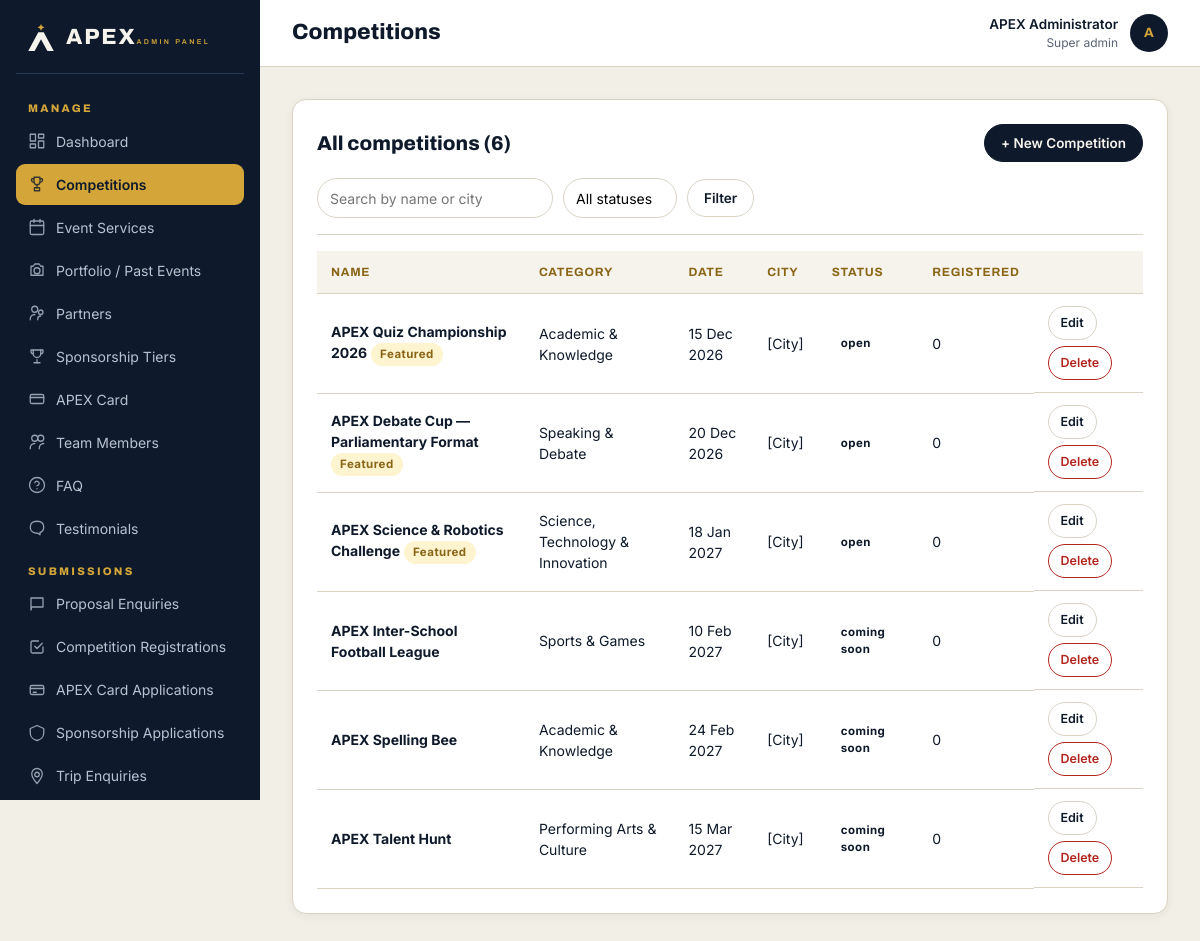
/admin/competitions/index.php (signed in), run on the app's committed database.
### tables this page shows
CREATE TABLE `competitions` (
  `id` INT UNSIGNED NOT NULL AUTO_INCREMENT,
  `name` VARCHAR(200) NOT NULL,
  `slug` VARCHAR(220) NOT NULL UNIQUE,
  `category_id` INT UNSIGNED NULL,
  `description` TEXT NULL,
  `eligibility` VARCHAR(400) NULL,
  `level` VARCHAR(80) NULL,
  `team_size` VARCHAR(80) NULL,
  `event_date` DATE NULL,
  `event_end_date` DATE NULL,
  `registration_deadline` DATE NULL,
  `venue` VARCHAR(200) NULL,
  `city` VARCHAR(80) NULL,
  `entry_fee` VARCHAR(80) NULL,
  `prizes` VARCHAR(400) NULL,
  `registration_status` ENUM('open','closing_soon','closed','coming_soon') NOT NULL DEFAULT 'open',
  `is_featured` TINYINT(1) NOT NULL DEFAULT 0,
  `cover_image` VARCHAR(255) NULL,
  `rules_pdf` VARCHAR(255) NULL,
  `created_at` DATETIME NOT NULL DEFAULT CURRENT_TIMESTAMP,
  `updated_at` DATETIME NOT NULL DEFAULT CURRENT_TIMESTAMP ON UPDATE CURRENT_TIMESTAMP,
  PRIMARY KEY (`id`),
  KEY `idx_category` (`category_id`),
  KEY `idx_date` (`event_date`),
  KEY `idx_status` (`registration_status`),
  CONSTRAINT `fk_comp_cat` FOREIGN KEY (`category_id`) REFERENCES `competition_categories`(`id`) ON DELETE SET NULL
);

CREATE TABLE `competition_categories` (
  `id` INT UNSIGNED NOT NULL AUTO_INCREMENT,
  `name` VARCHAR(120) NOT NULL,
  `slug` VARCHAR(140) NOT NULL UNIQUE,
  `description` VARCHAR(400) NULL,
  `icon` VARCHAR(80) NULL,
  `sort_order` INT NOT NULL DEFAULT 0,
  `is_active` TINYINT(1) NOT NULL DEFAULT 1,
  PRIMARY KEY (`id`)
);

### includes/functions.php (called while the page is built, shortened)
<?php
if (!function_exists('e')) {
    function e($v): string {
        return htmlspecialchars((string)$v, ENT_QUOTES | ENT_SUBSTITUTE, 'UTF-8');
    }
}
if (!function_exists('format_date')) {
    function format_date(?string $date, string $format = 'j M Y'): string {
        try {
            return (new DateTime($date))->format($format);
        } catch (Throwable $e) { return $date; }
    }
}

### config/database.php (called while the page is built)
<?php
$dbConfig = [
    'host'     => $_ENV['DB_HOST']     ?? getenv('DB_HOST')     ?: 'localhost',
    'name'     => $_ENV['DB_NAME']     ?? getenv('DB_NAME')     ?: 'apex_db',
    'user'     => $_ENV['DB_USER']     ?? getenv('DB_USER')     ?: 'root',
    'pass'     => $_ENV['DB_PASS']     ?? getenv('DB_PASS')     ?: '',
    'charset'  => 'utf8mb4',
    'port'     => $_ENV['DB_PORT']     ?? getenv('DB_PORT')     ?: 3306,
];
function db(): PDO
{
    static $pdo = null;
    if ($pdo instanceof PDO) {
        return $pdo;
    }
    global $dbConfig;
    $dsn = sprintf(
        'mysql:host=%s;port=%d;dbname=%s;charset=%s',
        $dbConfig['host'], (int)$dbConfig['port'], $dbConfig['name'], $dbConfig['charset']
    );
    try {
        $pdo = new PDO($dsn, $dbConfig['user'], $dbConfig['pass'], [
            PDO::ATTR_ERRMODE            => PDO::ERRMODE_EXCEPTION,
            PDO::ATTR_DEFAULT_FETCH_MODE => PDO::FETCH_ASSOC,
            PDO::ATTR_EMULATE_PREPARES   => false,
            PDO::MYSQL_ATTR_INIT_COMMAND => "SET NAMES 'utf8mb4' COLLATE 'utf8mb4_unicode_ci'",
        ]);
    } catch (PDOException $e) {
        http_response_code(500);
        if (!empty($_ENV['APP_DEBUG']) || getenv('APP_DEBUG') === 'true') {
            exit('Database connection failed: ' . htmlspecialchars($e->getMessage()));
        }
        error_log('[APEX] DB connection failed: ' . $e->getMessage());
        exit('We could not connect to the database right now. Please try again shortly.');
    }
    return $pdo;
}

### includes/auth.php (called while the page is built, shortened)
<?php
function admin_user(): ?array
{
    try {
        $stmt = db()->prepare('SELECT id,name,email,role,is_active FROM admins WHERE id=? LIMIT 1');
        $stmt->execute([(int)$_SESSION['admin_id']]);
        $u = $stmt->fetch();
        if ($u && (int)$u['is_active'] === 1) {
            return $cached = $u;
        }
    } catch (Throwable $e) {  }
    return null;
}
function require_admin(): array
{
    $u = admin_user();
    return $u;
}

### admin/competitions/index.php (the view, shortened to what this page needs)
<?php
$pageTitle = 'Competitions';
require_once dirname(__DIR__) . '/includes/header.php';
$q = trim($_GET['q'] ?? '');
$where = []; $params = [];
$sql = 'SELECT c.*, cc.name AS category_name FROM competitions c LEFT JOIN competition_categories cc ON cc.id=c.category_id';
$sql .= ' ORDER BY c.event_date ASC, c.id DESC';
$stmt = db()->prepare($sql); $stmt->execute($params);
$rows = $stmt->fetchAll();
?>
<div class="admin-card">
  <div style="display:flex;justify-content:space-between;align-items:center;margin-bottom:16px;flex-wrap:wrap;gap:12px">
    <h2 style="margin:0">All competitions (<?= count($rows) ?>)</h2>
    <a class="btn btn-navy btn-sm" href="edit.php">+ New Competition</a>
  </div>
  <form method="GET" class="admin-filters">
    <input type="search" name="q" value="<?= e($q) ?>" placeholder="Search by name or city">
    <select name="status">
      <option value="">All statuses</option>
    </select>
    <button class="btn btn-ghost btn-sm">Filter</button>
  </form>
  <?php if (!$rows): ?>
    <p class="text-slate">No competitions yet. <a href="edit.php">Create one</a>.</p>
  <?php else: ?>
  <table class="admin-table">
    <thead><tr><th>Name</th><th>Category</th><th>Date</th><th>City</th><th>Status</th><th>Registered</th><th></th></tr></thead>
    <tbody>
    <?php foreach ($rows as $r):
      $regs = (int)db()->query('SELECT COUNT(*) FROM event_registrations WHERE competition_id=' . (int)$r['id'])->fetchColumn();
    ?>
      <tr>
        <td><b><?= e($r['name']) ?></b><?php if ($r['is_featured']): ?> <span class="badge-status bs-new">Featured</span><?php endif; ?></td>
        <td><?= e($r['category_name'] ?? '—') ?></td>
        <td><?= e(format_date($r['event_date'])) ?></td>
        <td><?= e($r['city']) ?></td>
        <td><span class="badge-status bs-<?= e($r['registration_status']) ?>"><?= e(str_replace('_',' ',$r['registration_status'])) ?></span></td>
        <td><?= $regs ?></td>
        <td class="actions">
          <a class="btn btn-ghost btn-sm" href="edit.php?id=<?= e($r['id']) ?>">Edit</a>
          <form method="POST" action="delete.php" style="display:inline" onsubmit="return confirm('Delete this competition and ALL its registrations?')">
            <button class="btn btn-ghost btn-sm" style="color:var(--red);border-color:var(--red)">Delete</button>
          </form>
        </td>
      </tr>
    <?php endforeach; ?>
    </tbody>
  </table>
  <?php endif; ?>
</div>
<?php require_once dirname(__DIR__) . '/includes/footer.php'; ?>

### admin/includes/header.php (shortened to what this page needs)
<?php
require_once dirname(__DIR__, 2) . '/includes/auth.php';
$user = require_admin();
$pageTitle = $pageTitle ?? 'Dashboard';
$selfParts = explode('/', ltrim($_SERVER['PHP_SELF'] ?? '', '/'));
$adminIdx = array_search('admin', $selfParts, true);
$depthBelowAdmin = $adminIdx !== false ? max(0, count($selfParts) - $adminIdx - 2) : 0;
$adminBase = str_repeat('../', $depthBelowAdmin);
$siteBase  = $adminBase . '../';
function admin_nav_link(string $pathUnderAdmin, string $label, string $icon = ''): void {
    global $adminBase;
    $href = $adminBase . ltrim($pathUnderAdmin, '/');
    $current = trim($_SERVER['REQUEST_URI'] ?? '', '/');
    $dir     = dirname($pathUnderAdmin);
    $isActive = str_ends_with($current, '/' . trim($pathUnderAdmin, '/'))
             || ($dir !== '.' && str_contains($current, '/' . trim($dir, '/') . '/'));
    echo '<a href="' . e($href) . '"' . ($isActive ? ' aria-current="page"' : '') . '>';
    if ($icon) echo '<svg class="ico" viewBox="0 0 24 24" fill="none" stroke="currentColor" stroke-width="1.7" stroke-linecap="round" stroke-linejoin="round" aria-hidden="true">' . $icon . '</svg>';
    echo e($label) . '</a>';
}
?>
<!doctype html>
<html lang="en">
<head>
<link rel="stylesheet" href="<?= e($siteBase) ?>assets/css/main.css">
<link rel="stylesheet" href="<?= e($siteBase) ?>assets/css/admin.css">
</head>
<body class="admin">
<div class="admin-shell">
  <aside id="admin-side" class="admin-side">
    <a class="admin-brand" href="<?= e($adminBase) ?>dashboard.php">
      <svg viewBox="0 0 120 110" width="30" height="27" aria-hidden="true"><path d="M60 0 Q62 12 74 14 Q62 16 60 28 Q58 16 46 14 Q58 12 60 0 Z" fill="#D4A63A"/><path d="M49 34 L71 34 L112 110 L86 110 L60 62 L34 110 L8 110 Z" fill="#F6F3EC"/></svg>
      <span><span class="name">APEX</span><span class="sub">ADMIN PANEL</span></span>
    </a>
    <nav class="admin-nav">
      <h4>MANAGE</h4>
      <?php
      admin_nav_link('dashboard.php', 'Dashboard', '<rect x="3" y="3" width="7" height="9"/><rect x="14" y="3" width="7" height="5"/><rect x="14" y="12" width="7" height="9"/><rect x="3" y="16" width="7" height="5"/>');
      admin_nav_link('competitions/index.php', 'Competitions', '<path d="M8 3h8v6a4 4 0 0 1-8 0z"/><path d="M8 5H5a3 3 0 0 0 3 4.5"/><path d="M16 5h3a3 3 0 0 1-3 4.5"/><path d="M12 13v4"/><path d="M8.5 17h7v4h-7z"/>');
      ?>
      <h4>SUBMISSIONS</h4>
    </nav>
  </aside>
  <section class="admin-main">
    <header class="admin-topbar">
      <h1><?= e($pageTitle) ?></h1>
      <div class="user">
        <div style="text-align:right">
          <div style="font-weight:600"><?= e($user['name']) ?></div>
          <div style="color:var(--slate);font-size:12px"><?= e(ucfirst(str_replace('_',' ',$user['role']))) ?></div>
        </div>
        <div class="avatar"><?= e(strtoupper(substr($user['name'],0,1))) ?></div>
      </div>
    </header>
    <div class="admin-content">

### assets/css/main.css (style rules this page uses)
:root { --navy: #0E1A2B; --panel: #15253B; --edge: #263A57; --gold: #D4A63A; --gold-2: #E3B54A; --dgold: #8A6516; --blue: #2563EB; --blue-dark: #1D4ED8; --blue-soft: #EFF4FF; --ivory: #F6F3EC; --white: #FFFFFF; --slate: #5B6576; --mist: #B9C2D0; --line: #D9D3C4; --line-cool: #E5E7EB; --green: #1F6B45; --greenbg:#E3F1E8; --red: #B3261E; --redbg: #FDECEA; --radius: 14px; --radius-lg: 20px; --shadow-sm: 0 2px 10px rgba(14,26,43,.06); --shadow: 0 12px 28px rgba(14,26,43,.08); --shadow-lg: 0 24px 60px rgba(14,26,43,.14); --shadow-header: 0 1px 2px rgba(15,23,42,.04), 0 2px 8px rgba(15,23,42,.06); --max: 1240px; --transition: .25s cubic-bezier(.2,.8,.2,1); }
*,*::before,*::after { box-sizing:border-box }
html { scroll-behavior:smooth;-webkit-text-size-adjust:100% }
body { margin:0;font-family:Inter,system-ui,-apple-system,Segoe UI,Roboto,sans-serif;color:var(--navy);background:var(--ivory);line-height:1.5;overflow-x:hidden }
img,svg,video { max-width:100%;height:auto;display:block }
a { color:var(--dgold);text-decoration:none;transition:color var(--transition) }
button { font:inherit;cursor:pointer }
input,select,textarea,button { font-family:inherit }
h1,h2,h3,h4 { font-family:Archivo,sans-serif;font-weight:800;line-height:1.15;margin:0 0 .5em }
h1 { font-size:clamp(34px,4.4vw,56px);font-stretch:115% }
h2 { font-size:clamp(26px,3.2vw,40px);font-stretch:112% }
.btn { display:inline-flex;align-items:center;gap:8px;font-weight:600;font-size:15px;padding:13px 24px;border-radius:999px;min-height:48px;text-decoration:none;border:1.5px solid transparent;transition:all var(--transition);cursor:pointer;line-height:1;font-family:inherit }
.btn-navy { background:var(--navy);color:var(--ivory);border-color:var(--navy) }
.btn-ghost { background:#fff;color:var(--navy);border-color:var(--line) }
.btn-sm { padding:9px 16px;min-height:38px;font-size:13.5px }
html,body { max-width:100% }
body { overflow-x:hidden;overflow-x:clip }
img,video,iframe,svg { max-width:100%;height:auto }
table { max-width:100% }
a { word-wrap:break-word;overflow-wrap:break-word }
input,textarea,select,button { -webkit-appearance:none;appearance:none;max-width:100% }
select { background-repeat:no-repeat;background-position:right 14px center;padding-right:38px }

### data on the page
competitions: name "APEX Quiz Championship 2026", is_featured "Featured", category.name "Academic & Knowledge", event_date "15 Dec 2026", city "[City]", registration_status "open", regs "0"
competitions: name "APEX Debate Cup — Parliamentary Format", is_featured "Featured", category.name "Speaking & Debate", event_date "20 Dec 2026", city "[City]", registration_status "open", regs "0"
competitions: name "APEX Science & Robotics Challenge", is_featured "Featured", category.name "Science, Technology & Innovation", event_date "18 Jan 2027", city "[City]", registration_status "open", regs "0"
competitions: name "APEX Inter-School Football League", category.name "Sports & Games", event_date "10 Feb 2027", city "[City]", registration_status "coming soon", regs "0"
competitions: name "APEX Spelling Bee", category.name "Academic & Knowledge", event_date "24 Feb 2027", city "[City]", registration_status "coming soon", regs "0"
competitions: name "APEX Talent Hunt", category.name "Performing Arts & Culture", event_date "15 Mar 2027", city "[City]", registration_status "coming soon", regs "0"

### other printed values
$pageTitle "Competitions"
$user['name'] "APEX Administrator"
str_replace('_',' ',$user['role']) "Super admin"
substr($user['name'],0,1) "A"
count($rows) "6"
